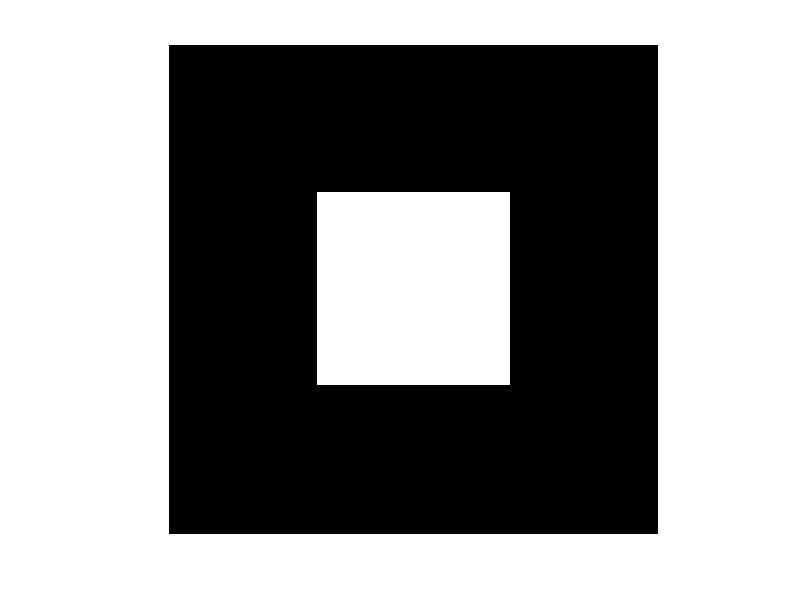
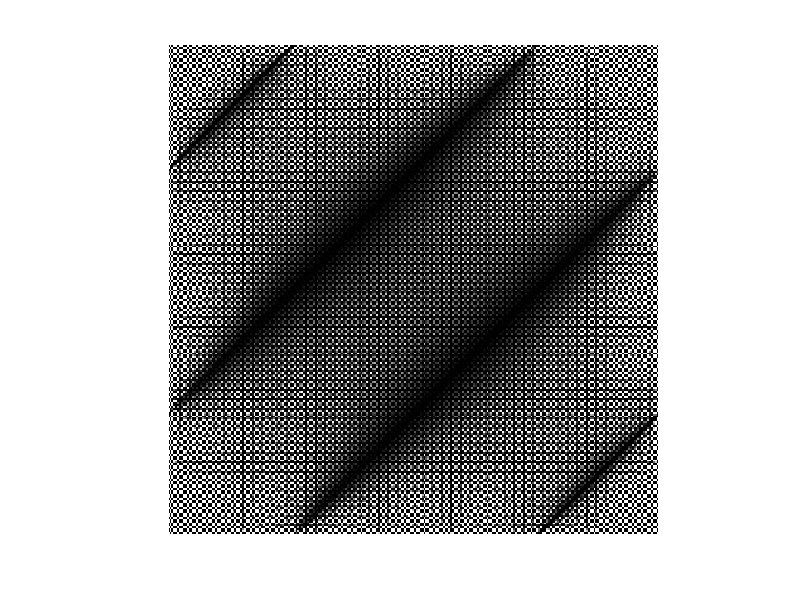
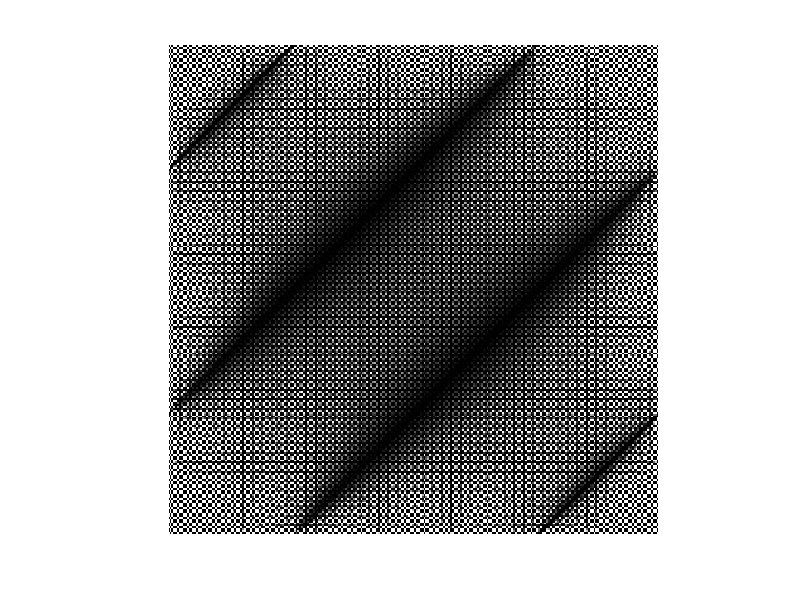
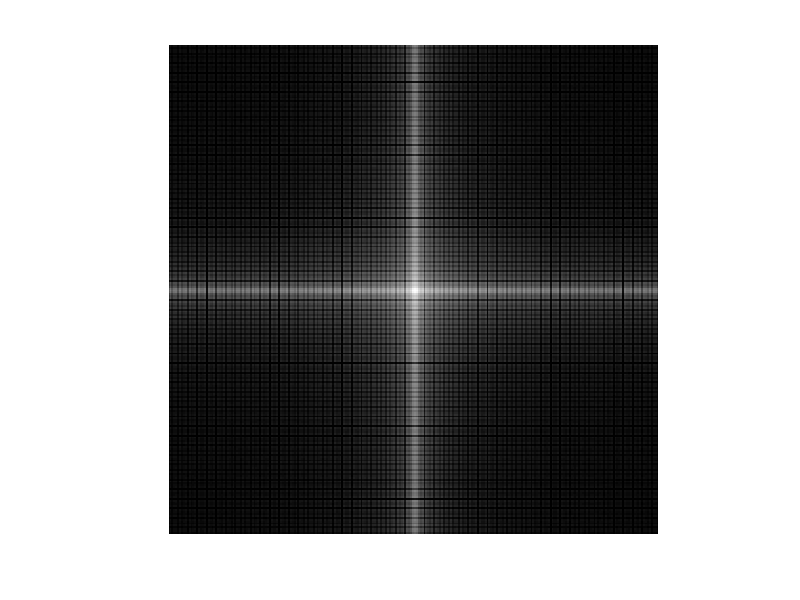

The MATLAB source for these figures, in order:
clc
clear all

x = [2 3 4 5 6 7];
y = fft(x)
ifft(y)

%%
a = ones(8);
b = fft2(a);
fftshift(fft2(a))

%%
a = [100 200; 100 200];

b = repmat(a,4,4);
c = fft2(b)

%%
a = zeros(256,256);
a(78:178, 78:178) = 1;
figure,imshow(a)
af = fft2(a);
figure,imshow(af)
af = fftshift(af)
figure,imshow(fftshift(af))
af1=log(1+abs(af));
fm = max(af1(:));
figure,imshow(im2uint8(af1/fm))
figure,imshow(mat2gray(log(1+abs(af1))))
